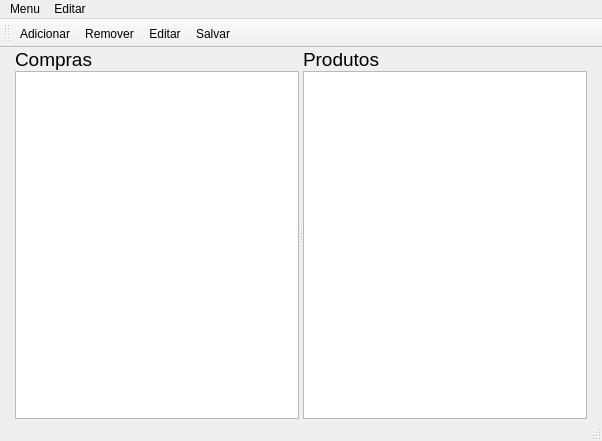
<?xml version="1.0" encoding="UTF-8"?>
<ui version="4.0">
 <class>MainWindow</class>
 <widget class="QMainWindow" name="MainWindow">
  <property name="windowModality">
   <enum>Qt::ApplicationModal</enum>
  </property>
  <property name="geometry">
   <rect>
    <x>0</x>
    <y>0</y>
    <width>602</width>
    <height>441</height>
   </rect>
  </property>
  <property name="windowTitle">
   <string>Compras Fácil</string>
  </property>
  <property name="windowIcon">
   <iconset resource="Imagens.qrc">
    <normaloff>:/imagens/icones/icon.png</normaloff>:/imagens/icones/icon.png</iconset>
  </property>
  <property name="autoFillBackground">
   <bool>false</bool>
  </property>
  <widget class="QWidget" name="centralWidget">
   <property name="font">
    <font>
     <weight>50</weight>
     <bold>false</bold>
    </font>
   </property>
   <layout class="QVBoxLayout" name="verticalLayout_6">
    <property name="spacing">
     <number>0</number>
    </property>
    <property name="leftMargin">
     <number>15</number>
    </property>
    <property name="topMargin">
     <number>0</number>
    </property>
    <property name="rightMargin">
     <number>15</number>
    </property>
    <property name="bottomMargin">
     <number>0</number>
    </property>
    <item>
     <widget class="QSplitter" name="splitter">
      <property name="sizePolicy">
       <sizepolicy hsizetype="MinimumExpanding" vsizetype="Preferred">
        <horstretch>0</horstretch>
        <verstretch>0</verstretch>
       </sizepolicy>
      </property>
      <property name="orientation">
       <enum>Qt::Horizontal</enum>
      </property>
      <widget class="QFrame" name="frame">
       <property name="frameShape">
        <enum>QFrame::NoFrame</enum>
       </property>
       <property name="frameShadow">
        <enum>QFrame::Raised</enum>
       </property>
       <property name="lineWidth">
        <number>0</number>
       </property>
       <layout class="QVBoxLayout" name="verticalLayout_5">
        <property name="spacing">
         <number>0</number>
        </property>
        <property name="leftMargin">
         <number>0</number>
        </property>
        <property name="topMargin">
         <number>0</number>
        </property>
        <property name="rightMargin">
         <number>0</number>
        </property>
        <property name="bottomMargin">
         <number>0</number>
        </property>
        <item>
         <layout class="QVBoxLayout" name="verticalLayout_3" stretch="0,6">
          <property name="spacing">
           <number>0</number>
          </property>
          <property name="leftMargin">
           <number>0</number>
          </property>
          <property name="topMargin">
           <number>0</number>
          </property>
          <property name="rightMargin">
           <number>0</number>
          </property>
          <property name="bottomMargin">
           <number>0</number>
          </property>
          <item>
           <widget class="QLabel" name="labelCompras">
            <property name="font">
             <font>
              <pointsize>14</pointsize>
             </font>
            </property>
            <property name="text">
             <string>Compras</string>
            </property>
           </widget>
          </item>
          <item>
           <widget class="MyTreeView" name="treeViewCompras">
            <property name="editTriggers">
             <set>QAbstractItemView::NoEditTriggers</set>
            </property>
            <property name="sortingEnabled">
             <bool>true</bool>
            </property>
            <property name="animated">
             <bool>false</bool>
            </property>
            <property name="headerHidden">
             <bool>true</bool>
            </property>
            <attribute name="headerVisible">
             <bool>false</bool>
            </attribute>
           </widget>
          </item>
         </layout>
        </item>
       </layout>
      </widget>
      <widget class="QFrame" name="frame_2">
       <property name="frameShape">
        <enum>QFrame::NoFrame</enum>
       </property>
       <property name="frameShadow">
        <enum>QFrame::Raised</enum>
       </property>
       <property name="lineWidth">
        <number>0</number>
       </property>
       <layout class="QVBoxLayout" name="verticalLayout_4">
        <property name="spacing">
         <number>0</number>
        </property>
        <property name="leftMargin">
         <number>0</number>
        </property>
        <property name="topMargin">
         <number>0</number>
        </property>
        <property name="rightMargin">
         <number>0</number>
        </property>
        <property name="bottomMargin">
         <number>0</number>
        </property>
        <item>
         <layout class="QVBoxLayout" name="verticalLayout_2" stretch="0,6">
          <property name="spacing">
           <number>0</number>
          </property>
          <property name="leftMargin">
           <number>0</number>
          </property>
          <property name="topMargin">
           <number>0</number>
          </property>
          <property name="rightMargin">
           <number>0</number>
          </property>
          <property name="bottomMargin">
           <number>0</number>
          </property>
          <item>
           <widget class="QLabel" name="labelProdutos">
            <property name="font">
             <font>
              <pointsize>14</pointsize>
             </font>
            </property>
            <property name="text">
             <string>Produtos</string>
            </property>
           </widget>
          </item>
          <item>
           <widget class="MyTreeView" name="treeViewProdutos">
            <property name="mouseTracking">
             <bool>true</bool>
            </property>
            <property name="acceptDrops">
             <bool>true</bool>
            </property>
            <property name="editTriggers">
             <set>QAbstractItemView::NoEditTriggers</set>
            </property>
            <attribute name="headerVisible">
             <bool>false</bool>
            </attribute>
            <attribute name="headerCascadingSectionResizes">
             <bool>true</bool>
            </attribute>
            <attribute name="headerShowSortIndicator" stdset="0">
             <bool>false</bool>
            </attribute>
           </widget>
          </item>
         </layout>
        </item>
       </layout>
      </widget>
     </widget>
    </item>
   </layout>
  </widget>
  <widget class="QToolBar" name="mainToolBar">
   <property name="iconSize">
    <size>
     <width>32</width>
     <height>32</height>
    </size>
   </property>
   <attribute name="toolBarArea">
    <enum>TopToolBarArea</enum>
   </attribute>
   <attribute name="toolBarBreak">
    <bool>false</bool>
   </attribute>
   <addaction name="actionAdd"/>
   <addaction name="actionRemove"/>
   <addaction name="actionEdit"/>
   <addaction name="actionSalvar"/>
  </widget>
  <widget class="QStatusBar" name="statusBar"/>
  <widget class="QMenuBar" name="menuBar">
   <property name="geometry">
    <rect>
     <x>0</x>
     <y>0</y>
     <width>602</width>
     <height>25</height>
    </rect>
   </property>
   <widget class="QMenu" name="menuMenu">
    <property name="title">
     <string>Menu</string>
    </property>
    <addaction name="actionSair"/>
   </widget>
   <widget class="QMenu" name="menuEditar">
    <property name="title">
     <string>Editar</string>
    </property>
    <addaction name="actionAdd"/>
    <addaction name="actionRemove"/>
    <addaction name="actionEdit"/>
   </widget>
   <addaction name="menuMenu"/>
   <addaction name="menuEditar"/>
  </widget>
  <action name="actionSair">
   <property name="text">
    <string>Sair</string>
   </property>
  </action>
  <action name="actionAdd">
   <property name="icon">
    <iconset resource="Imagens.qrc">
     <normaloff>:/imagens/icones/add.png</normaloff>:/imagens/icones/add.png</iconset>
   </property>
   <property name="text">
    <string>Adicionar</string>
   </property>
  </action>
  <action name="actionRemove">
   <property name="icon">
    <iconset resource="Imagens.qrc">
     <normaloff>:/imagens/icones/remove.png</normaloff>:/imagens/icones/remove.png</iconset>
   </property>
   <property name="text">
    <string>Remover</string>
   </property>
  </action>
  <action name="actionEdit">
   <property name="icon">
    <iconset resource="Imagens.qrc">
     <normaloff>:/imagens/icones/edit.png</normaloff>:/imagens/icones/edit.png</iconset>
   </property>
   <property name="text">
    <string>Editar</string>
   </property>
  </action>
  <action name="actionSalvar">
   <property name="text">
    <string>Salvar</string>
   </property>
  </action>
 </widget>
 <layoutdefault spacing="6" margin="11"/>
 <customwidgets>
  <customwidget>
   <class>MyTreeView</class>
   <extends>QTreeView</extends>
   <header location="global">mytreeview.h</header>
  </customwidget>
 </customwidgets>
 <resources>
  <include location="Imagens.qrc"/>
 </resources>
 <connections/>
</ui>
